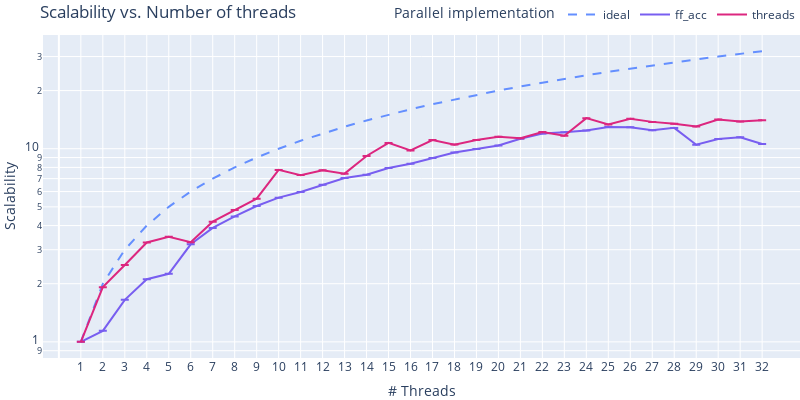

Write notebook code for a chart like this one.
### Code cell
plot_metrics(y="scalability", title="Scalability vs. Number of threads", xtitle="# Threads", ytitle="Scalability")

### Figure 1 — Plotly figure (JSON) as saved in the notebook; plotly's stock layout.template omitted (floating-point values rounded to 4 significant figures)
{"data": [{"line": {"color": "#648FFF", "dash": "dash"}, "marker": {"size": 8, "symbol": "circle"}, "name": "ideal", "type": "scatter", "x": [1, 2, 3, 4, 5, 6, 7, 8, 9, 10, 11, 12, 13, 14, 15, 16, 17, 18, 19, 20, 21, 22, 23, 24, 25, 26, 27, 28, 29, 30, 31, 32], "y": [1, 2, 3, 4, 5, 6, 7, 8, 9, 10, 11, 12, 13, 14, 15, 16, 17, 18, 19, 20, 21, 22, 23, 24, 25, 26, 27, 28, 29, 30, 31, 32]}, {"error_y": {"array": [null, null, null, null, null, null, null, null, null, null, null, null, null, null, null, null, null, null, null, null, null, null, null, null, null, null, null, null, null, null, null, null], "type": "data", "visible": true}, "line": {"color": "#785EF0"}, "marker": {"size": 8, "symbol": "square"}, "mode": "lines", "name": "ff_acc", "type": "scatter", "x": [1, 2, 3, 4, 5, 6, 7, 8, 9, 10, 11, 12, 13, 14, 15, 16, 17, 18, 19, 20, 21, 22, 23, 24, 25, 26, 27, 28, 29, 30, 31, 32], "y": [1, 1.14, 1.65, 2.11, 2.25, 3.2, 3.89, 4.46, 5.05, 5.58, 5.97, 6.5, 7.05, 7.34, 7.95, 8.35, 8.95, 9.55, 9.97, 10.38, 11.26, 12, 12.18, 12.44, 12.95, 12.9, 12.47, 12.82, 10.48, 11.23, 11.46, 10.58]}, {"error_y": {"array": [null, null, null, null, null, null, null, null, null, null, null, null, null, null, null, null, null, null, null, null, null, null, null, null, null, null, null, null, null, null, null, null], "type": "data", "visible": true}, "line": {"color": "#DC267F"}, "marker": {"size": 8, "symbol": "x"}, "mode": "lines", "name": "threads", "type": "scatter", "x": [1, 2, 3, 4, 5, 6, 7, 8, 9, 10, 11, 12, 13, 14, 15, 16, 17, 18, 19, 20, 21, 22, 23, 24, 25, 26, 27, 28, 29, 30, 31, 32], "y": [1, 1.92, 2.5, 3.27, 3.5, 3.28, 4.19, 4.82, 5.51, 7.77, 7.3, 7.74, 7.43, 9.17, 10.72, 9.79, 11.08, 10.5, 11.08, 11.52, 11.32, 12.21, 11.67, 14.4, 13.35, 14.28, 13.77, 13.48, 13.04, 14.16, 13.85, 14.05]}], "layout": {"height": 400, "legend": {"orientation": "h", "title": {"text": "Parallel implementation"}, "x": 1, "xanchor": "right", "y": 1.02, "yanchor": "bottom"}, "margin": {"b": 0, "l": 0, "r": 0, "t": 0}, "title": {"text": "Scalability vs. Number of threads"}, "width": 800, "xaxis": {"tickmode": "array", "tickvals": [1, 2, 3, 4, 5, 6, 7, 8, 9, 10, 11, 12, 13, 14, 15, 16, 17, 18, 19, 20, 21, 22, 23, 24, 25, 26, 27, 28, 29, 30, 31, 32], "title": {"text": "# Threads"}}, "yaxis": {"title": {"text": "Scalability"}, "type": "log"}}}
